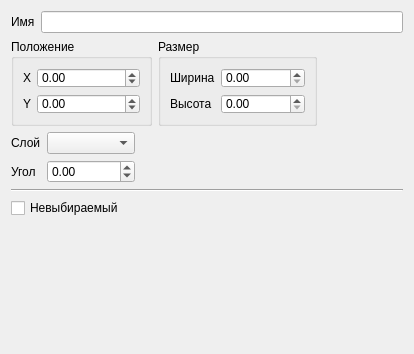
<?xml version="1.0" encoding="UTF-8"?>
<ui version="4.0">
 <class>SpaceItemLocationWidget</class>
 <widget class="QWidget" name="SpaceItemLocationWidget">
  <property name="geometry">
   <rect>
    <x>0</x>
    <y>0</y>
    <width>414</width>
    <height>354</height>
   </rect>
  </property>
  <property name="windowTitle">
   <string>Form</string>
  </property>
  <layout class="QVBoxLayout" name="verticalLayout">
   <item>
    <layout class="QHBoxLayout" name="horizontalLayout_2">
     <item>
      <widget class="QLabel" name="label_7">
       <property name="text">
        <string>Имя</string>
       </property>
      </widget>
     </item>
     <item>
      <widget class="QLineEdit" name="lineEditName"/>
     </item>
    </layout>
   </item>
   <item>
    <layout class="QHBoxLayout" name="horizontalLayout">
     <item>
      <widget class="QGroupBox" name="groupBox">
       <property name="minimumSize">
        <size>
         <width>141</width>
         <height>79</height>
        </size>
       </property>
       <property name="title">
        <string>Положение</string>
       </property>
       <layout class="QFormLayout" name="formLayout">
        <item row="0" column="0">
         <widget class="QLabel" name="label">
          <property name="text">
           <string>X</string>
          </property>
         </widget>
        </item>
        <item row="0" column="1">
         <widget class="QDoubleSpinBox" name="doubleSpinBoxX">
          <property name="minimum">
           <double>-1000000.000000000000000</double>
          </property>
          <property name="maximum">
           <double>1000000.000000000000000</double>
          </property>
         </widget>
        </item>
        <item row="1" column="0">
         <widget class="QLabel" name="label_2">
          <property name="text">
           <string>Y</string>
          </property>
         </widget>
        </item>
        <item row="1" column="1">
         <widget class="QDoubleSpinBox" name="doubleSpinBoxY">
          <property name="minimum">
           <double>-1000000.000000000000000</double>
          </property>
          <property name="maximum">
           <double>1000000.000000000000000</double>
          </property>
         </widget>
        </item>
       </layout>
      </widget>
     </item>
     <item>
      <widget class="QGroupBox" name="groupBox_2">
       <property name="minimumSize">
        <size>
         <width>141</width>
         <height>79</height>
        </size>
       </property>
       <property name="title">
        <string>Размер</string>
       </property>
       <layout class="QFormLayout" name="formLayout_2">
        <item row="0" column="0">
         <widget class="QLabel" name="label_3">
          <property name="text">
           <string>Ширина</string>
          </property>
         </widget>
        </item>
        <item row="0" column="1">
         <widget class="QDoubleSpinBox" name="doubleSpinBoxWidth">
          <property name="maximum">
           <double>1000000.000000000000000</double>
          </property>
         </widget>
        </item>
        <item row="1" column="0">
         <widget class="QLabel" name="label_4">
          <property name="text">
           <string>Высота</string>
          </property>
         </widget>
        </item>
        <item row="1" column="1">
         <widget class="QDoubleSpinBox" name="doubleSpinBoxHeight">
          <property name="maximum">
           <double>1000000.000000000000000</double>
          </property>
         </widget>
        </item>
       </layout>
      </widget>
     </item>
     <item>
      <spacer name="horizontalSpacer">
       <property name="orientation">
        <enum>Qt::Horizontal</enum>
       </property>
       <property name="sizeHint" stdset="0">
        <size>
         <width>40</width>
         <height>20</height>
        </size>
       </property>
      </spacer>
     </item>
    </layout>
   </item>
   <item>
    <layout class="QHBoxLayout" name="horizontalLayout_3">
     <item>
      <layout class="QFormLayout" name="formLayout_3">
       <item row="0" column="0">
        <widget class="QLabel" name="label_5">
         <property name="text">
          <string>Слой</string>
         </property>
        </widget>
       </item>
       <item row="0" column="1">
        <widget class="QComboBox" name="comboBoxLayer"/>
       </item>
       <item row="1" column="0">
        <widget class="QLabel" name="label_6">
         <property name="text">
          <string>Угол</string>
         </property>
        </widget>
       </item>
       <item row="1" column="1">
        <widget class="QDoubleSpinBox" name="doubleSpinBoxAngle">
         <property name="minimum">
          <double>-1000000.000000000000000</double>
         </property>
         <property name="maximum">
          <double>1000000.000000000000000</double>
         </property>
        </widget>
       </item>
      </layout>
     </item>
     <item>
      <spacer name="horizontalSpacer_2">
       <property name="orientation">
        <enum>Qt::Horizontal</enum>
       </property>
       <property name="sizeHint" stdset="0">
        <size>
         <width>40</width>
         <height>20</height>
        </size>
       </property>
      </spacer>
     </item>
    </layout>
   </item>
   <item>
    <widget class="Line" name="line">
     <property name="orientation">
      <enum>Qt::Horizontal</enum>
     </property>
    </widget>
   </item>
   <item>
    <widget class="QCheckBox" name="checkBoxSelectable">
     <property name="text">
      <string>Невыбираемый</string>
     </property>
    </widget>
   </item>
   <item>
    <spacer name="verticalSpacer">
     <property name="orientation">
      <enum>Qt::Vertical</enum>
     </property>
     <property name="sizeHint" stdset="0">
      <size>
       <width>20</width>
       <height>130</height>
      </size>
     </property>
    </spacer>
   </item>
  </layout>
 </widget>
 <resources/>
 <connections/>
</ui>
